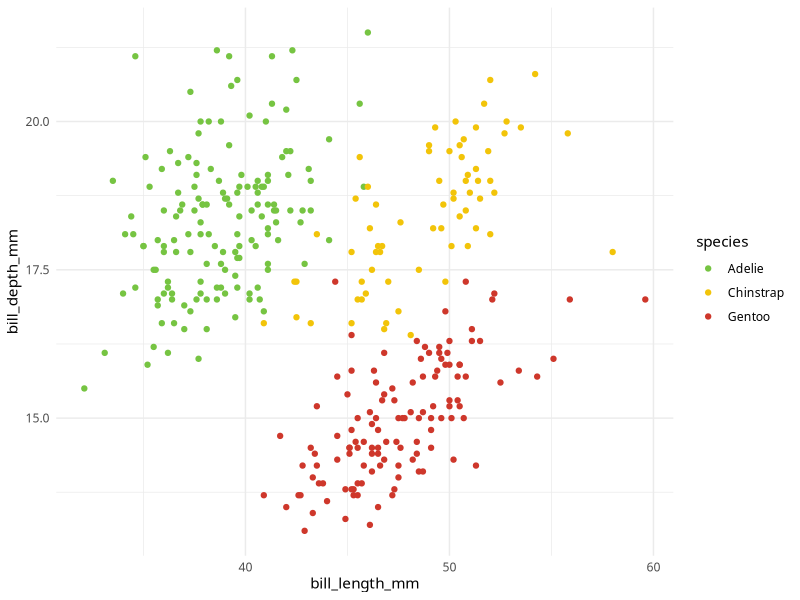

This chart was generated by the following R code:
## ---- chunk 1
lm(mpg ~ disp, data = mtcars)
## ---- chunk 2
library(ggplot2)
library(palmerpenguins)

colors <- c("#76c442", "#f2c409", "#ce372b")

ggplot(penguins) +
  aes(bill_length_mm, bill_depth_mm,
      color = species) +
  geom_point() +
  theme_minimal(base_family = "Press Start 2P") +
  scale_color_manual(values = colors) -> ppp
## ---- chunk 3
ppp
